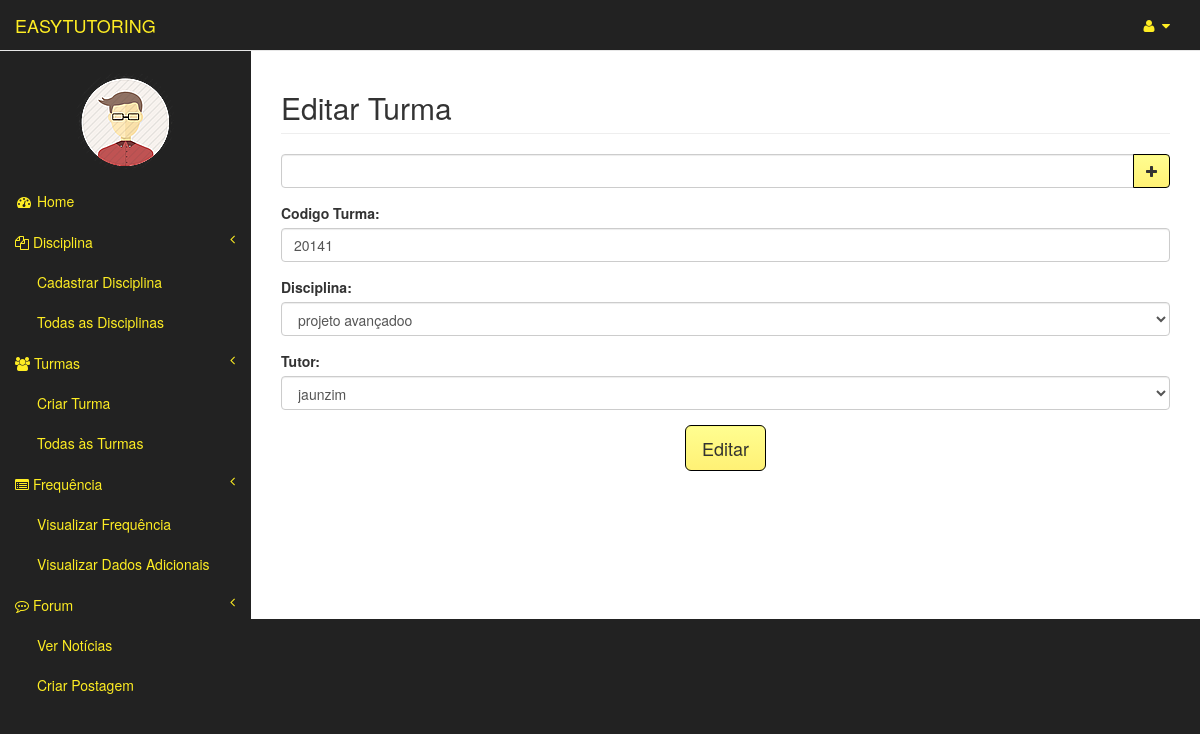
The page /turmas/9/ (signed in) on the database its author committed.
### usuarios/models.py (models this page shows)
class Usuario(models.Model):
	user = models.OneToOneField(User)
	matricula = models.CharField(max_length=20)
	curso = models.CharField(max_length=3)
	tipo = models.CharField(max_length=8, blank=False,null=True)
	nome_completo = models.CharField(max_length=150)
	img = models.ImageField(upload_to="img/original/", blank=True)
	thumb = ThumbnailerImageField(upload_to="img/thumb/", blank=True,null=True,resize_source=dict(size=(100, 100), sharpen=True))
	def __str__(self):
		return self.user.username

### turmas/models.py (models this page shows, shortened)
class Turma(models.Model):
	codigo = models.CharField(max_length=150)
	disciplina = models.ForeignKey(Disciplina, related_name='disciplinas')
	professor = models.ForeignKey(Professor, related_name='professores')
	tutor = models.ForeignKey(Tutor, related_name='tutores')
	alunos = models.ManyToManyField(Aluno, related_name='alunos')

### turmas/views.py (the view)
# urls.py: url(r'^(?P<disciplina_id>[0-9]+)/$', views.edit, name='edit'),]
@login_required
def edit(request,turma_id):
	user = request.user
	usuario = Professor.objects.get(user=user)
	turma = Turma.objects.get(pk=turma_id)
	if request.method == "POST":
		form = TurmaForm(request.POST )
		if form.is_valid():
			codigo = form.cleaned_data['codigo']
			disciplina = form.cleaned_data['disciplina']
			tutor = form.cleaned_data['tutor']
			turma.codigo = codigo
			turma.disciplina = disciplina
			turma.tutor = tutor
			messages.add_message(request, messages.INFO, 'Turma atualizada com sucesso.')
			turma.save()
			return redirect('/turmas/todasTurmas.html')
		else:
			messages.add_message(request, messages.ERROR, 'Não foi possível atualizar.')
	else:
		dados_turma = {'codigo': turma.codigo, 'disciplina': turma.disciplina, 'tutor':turma.tutor, 'alunos':turma.alunos.all()}
		form = TurmaForm(initial=dados_turma)
	return render(request, 'turmas/edit.html', {'form': form, 'turma':turma, 'usuario':usuario})

### turmas/forms.py (shortened to what this page needs)
class TurmaForm(forms.Form):
	codigo = forms.CharField(label='codigo', max_length=150)
	disciplina = forms.ModelChoiceField(queryset=Disciplina.objects.all().order_by('nome'))
	tutor = forms.ModelChoiceField(queryset=Tutor.objects.all().order_by('nome_completo'))

### disciplinas/models.py (called while the page is built)
	def __str__(self):
		return self.nome

### templates/turmas/edit.html (shortened to what this page needs)
{% extends "professor_area/index.html" %}
{% load static  %}
{% block ref %}
    <link href="{% static 'css/notify/bootstrap-notify.css' %}" rel="stylesheet" type="text/css">
<link rel="stylesheet" href="http://code.jquery.com/ui/1.8.18/themes/base/jquery-ui.css" type="text/css" media="all" />
{% endblock ref %}
{% load widget_tweaks %}
{% block pageHeader %}
    <h2 class="page-header">Editar Turma</h2>
{% endblock pageHeader %}
{% block form %}
<div class="form-group input-group">
  <input type="text" id="texto" class="form-control">
  <span class="input-group-btn">
      <button class="btn btn-default btn-login"  id="adicionar" type="button"><i class="fa fa-plus"></i>
      </button>
  </span>
</div>
	<form action="{% url 'turmas:edit' turma.id %}" method="POST" enctype="multipart/form-data">
            <div class="form-group">
                    <label for="id_codigo">Codigo Turma:</label>
                    {{form.codigo|add_class:"form-control"}}
            </div>
             <div class="form-group">
                    <label for="id_disciplina">Disciplina:</label>
                    {{form.disciplina|add_class:"form-control"|attr:"id:id_disciplina"}}
            </div>
            <div class="form-group">
                    <label for="id_tutor">Tutor:</label>
                    {{form.tutor|add_class:"form-control"}}
            </div>
             <center><input  type="submit" value="Editar" class="btn btn-default btn-lg btn-login" /></center>
</form>
{% endblock form %}

### templates/professor_area/index.html (shortened to what this page needs)
{% extends "templateEasyTutoring.html" %}
{% block principal %}
    <a class="navbar-brand" href="{% url 'professor_area:index' %}" id="link-color">EASYTUTORING</a>
{% endblock principal %}
{% block barraLateral %}
                <div class="navbar-default sidebar" role="navigation">
                <div class="sidebar-nav navbar-collapse" >
                    <ul class="nav" id="side-menu">
                        <br>
                       <center><p><img src="{{ usuario.thumb.url}}" class= "img-circle"/> </p></center>
                        <li class="itens-menu">
                            <a href="index.html" id="link-color"><i class="fa fa-dashboard fa-fw"></i> Home</a>
                        </li>
                        <li class="itens-menu">
                            <a href="#" id="link-color"><i class="fa fa-files-o"></i> Disciplina<span class="fa arrow"></span></a>
                            <ul class="nav nav-second-level">
                                <li  class="itens-menu">
                                    <a href="{% url 'disciplinas:new' %}" id="link-color">Cadastrar Disciplina</a>
                                </li>
                                <li>
                                    <a href="{% url 'disciplinas:show' %}" id="link-color">Todas as Disciplinas</a>
                                </li>
                            </ul>
                        </li>
                        <li class="itens-menu">
                            <a href="#" id="link-color"><i class="fa fa-users"></i> Turmas<span class="fa arrow"></span></a>
                            <ul class="nav nav-second-level">
                                <li>
                                    <a href="{% url 'turmas:new' %}" id="link-color">Criar Turma</a>
                                </li>
                                <li>
                                    <a href="{% url 'turmas:todasTurmas' %}" id="link-color">Todas às Turmas</a>
                                </li>
                            </ul>
                        </li>
                        <li class="itens-menu">
                            <a href="#" id="link-color"><i class="fa fa-list-alt" id="link-color"></i> Frequência<span class="fa arrow"></span></a>
                            <ul class="nav nav-second-level">
                                <li>
                                    <a href="#" id="link-color">Visualizar Frequência</a>
                                </li>
                                <li>
                                    <a href="#" id="link-color">Visualizar Dados Adicionais</a>
                                </li>
                            </ul>
                        </li>
                        <li class="itens-menu">
                            <a href="#" id="link-color"><i class="fa fa-commenting-o"></i> Forum<span class="fa arrow"></span></a>
                            <ul class="nav nav-second-level">
                                <li>
                                    <a href="#" id="link-color">Ver Notícias</a>
                                </li>
                                <li>
                                    <a href="#" id="link-color">Criar Postagem</a>
                                </li>
                            </ul>
                        </li>
                    </ul>
                </div>
            </div>
{% endblock barraLateral %}

### static/css/tutoring.css (style rules this page uses)
.btn-login { border:1px solid black; background:-webkit-gradient( linear, left top, left bottom, color-stop(5%, #fffd8f), color-stop(100%, #fff175) ); background-color:#fffd8f; text-shadow:1px 1px 0px #fff766; box-shadow:inset 1px 1px 0px 0px #faf87f; }
#link-color { color: #feed23; }

### rows shown on the page
Usuario: thumb (picture)
Turma: codigo "20141", disciplina "projeto avançadoo", tutor "jaunzim"
